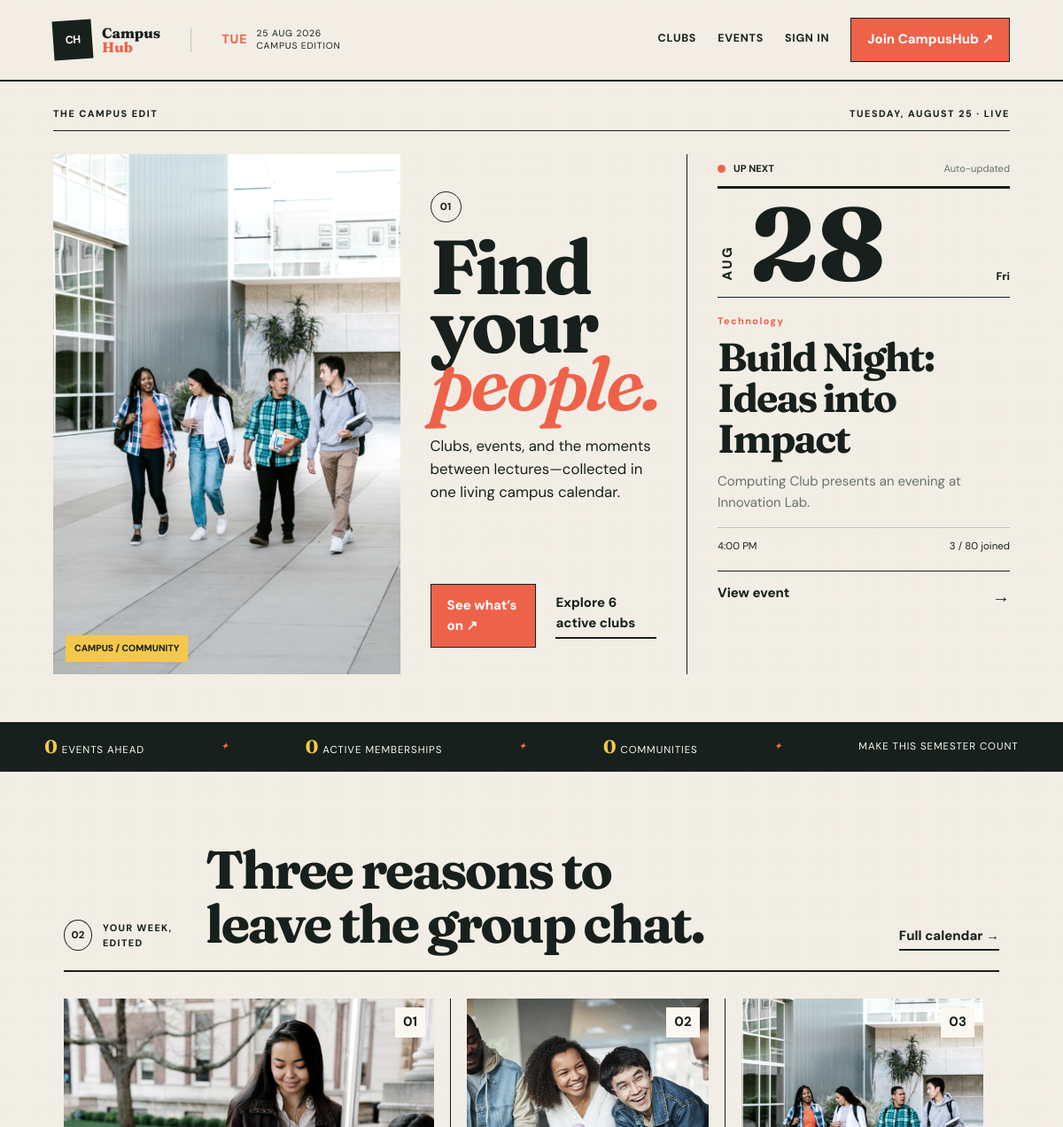
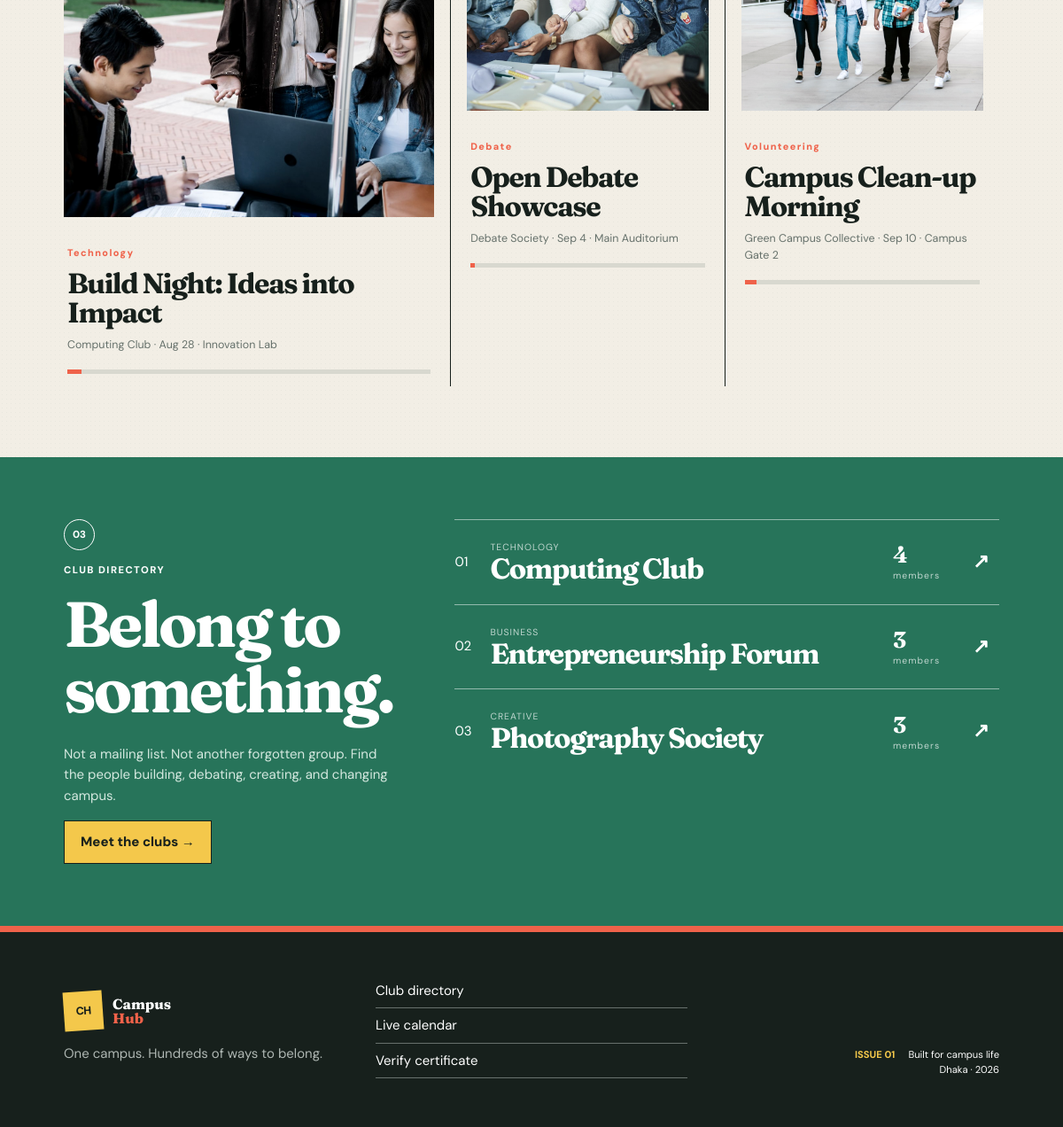
The page / on the database its author committed (2 pictures, top to bottom).
### tables this page shows
CREATE TABLE events (
  event_id BIGINT UNSIGNED AUTO_INCREMENT PRIMARY KEY,
  club_id BIGINT UNSIGNED NOT NULL,
  created_by_user_id BIGINT UNSIGNED NOT NULL,
  title VARCHAR(180) NOT NULL,
  description TEXT NOT NULL,
  event_category VARCHAR(80) NOT NULL,
  event_date DATE NOT NULL,
  start_time TIME NOT NULL,
  end_time TIME NULL,
  venue VARCHAR(180) NOT NULL,
  maximum_participants INT UNSIGNED NOT NULL,
  registration_deadline DATE NULL,
  poster VARCHAR(255) NULL,
  status ENUM('Draft','Upcoming','Ongoing','Completed','Cancelled') NOT NULL DEFAULT 'Draft',
  created_at TIMESTAMP NOT NULL DEFAULT CURRENT_TIMESTAMP,
  updated_at TIMESTAMP NOT NULL DEFAULT CURRENT_TIMESTAMP ON UPDATE CURRENT_TIMESTAMP,
  CONSTRAINT fk_event_club FOREIGN KEY (club_id) REFERENCES clubs(club_id) ON DELETE CASCADE,
  CONSTRAINT fk_event_creator FOREIGN KEY (created_by_user_id) REFERENCES users(user_id),
  CONSTRAINT chk_event_capacity CHECK (maximum_participants > 0),
  CONSTRAINT chk_event_deadline CHECK (registration_deadline IS NULL OR registration_deadline <= event_date),
  INDEX idx_event_discovery (status, event_date, event_category)
);

CREATE TABLE clubs (
  club_id BIGINT UNSIGNED AUTO_INCREMENT PRIMARY KEY,
  club_name VARCHAR(140) NOT NULL UNIQUE,
  description TEXT NOT NULL,
  category VARCHAR(80) NOT NULL,
  logo VARCHAR(255) NULL,
  contact_information VARCHAR(190) NULL,
  status ENUM('Pending','Active','Suspended') NOT NULL DEFAULT 'Pending',
  created_at TIMESTAMP NOT NULL DEFAULT CURRENT_TIMESTAMP,
  INDEX idx_club_category_status (category, status)
);

### includes/functions.php (called while the page is built, shortened)
<?php
function e(?string $value): string
{
    return htmlspecialchars($value ?? '', ENT_QUOTES, 'UTF-8');
}

### config/database.php (called while the page is built, shortened)
<?php
function db(): PDO
{
    static $pdo = null;
    if ($pdo instanceof PDO) {
        return $pdo;
    }
    $dsn = sprintf('mysql:host=%s;port=%s;dbname=%s;charset=utf8mb4', DB_HOST, DB_PORT, DB_NAME);
    try {
        $pdo = new PDO($dsn, DB_USER, DB_PASS, [
            PDO::ATTR_ERRMODE => PDO::ERRMODE_EXCEPTION,
            PDO::ATTR_DEFAULT_FETCH_MODE => PDO::FETCH_ASSOC,
            PDO::ATTR_EMULATE_PREPARES => false,
        ]);
    } catch (PDOException $exception) {
        http_response_code(500);
        exit('Database connection failed. Import database/schema.sql and database/seed.sql in phpMyAdmin, then check config/database.php.');
    }
    return $pdo;
}

### index.php (the view, shortened to what this page needs)
<?php
$stats=['clubs'=>(int)db()->query("SELECT COUNT(*) FROM clubs WHERE status='Active'")->fetchColumn(),'events'=>(int)db()->query("SELECT COUNT(*) FROM events WHERE status='Upcoming' AND event_date>=CURDATE()")->fetchColumn(),'members'=>(int)db()->query("SELECT COUNT(*) FROM club_membership WHERE approval_status='Approved' AND membership_status='Active'")->fetchColumn()];
$featured=db()->query("SELECT e.*,c.club_name,COUNT(er.registration_id) registration_count FROM events e JOIN clubs c ON c.club_id=e.club_id LEFT JOIN event_registration er ON er.event_id=e.event_id AND er.registration_status='Registered' WHERE e.status='Upcoming' AND e.event_date>=CURDATE() GROUP BY e.event_id ORDER BY e.event_date,e.start_time LIMIT 3")->fetchAll();
$clubs=db()->query("SELECT c.*,COUNT(DISTINCT cm.membership_id) member_count,MIN(e.event_date) next_event FROM clubs c LEFT JOIN club_membership cm ON cm.club_id=c.club_id AND cm.approval_status='Approved' LEFT JOIN events e ON e.club_id=c.club_id AND e.status='Upcoming' AND e.event_date>=CURDATE() WHERE c.status='Active' GROUP BY c.club_id ORDER BY member_count DESC LIMIT 3")->fetchAll();
$hero=$featured[0]??null;
$images=['assets/images/campus-study.jpg','assets/images/club-collaboration.jpg','assets/images/campus-walk.jpg'];
$pageTitle='The campus, happening now';require __DIR__.'/includes/header.php';
?>
<section class="front-page">
  <div class="front-kicker"><span>THE CAMPUS EDIT</span><span><?=e(strtoupper(date('l, F j')))?> · LIVE</span></div>
  <div class="lead-grid">
    <article class="lead-story">
      <div class="lead-photo"><img src="assets/images/campus-walk.jpg" alt="Students walking together on campus"><span class="photo-label">CAMPUS / COMMUNITY</span></div>
      <div class="lead-copy"><span class="section-number">01</span><h1>Find your<br><em>people.</em></h1><p>Clubs, events, and the moments between lectures—collected in one living campus calendar.</p><div class="hero-actions"><a class="button button-coral" href="events.php">See what’s on ↗</a><a class="underlined-link" href="clubs.php">Explore <?= $stats['clubs'] ?> active clubs</a></div></div>
    </article>
    <aside class="now-column">
      <div class="now-head"><span class="live-pip"></span><strong>UP NEXT</strong><span>Auto-updated</span></div>
      <?php if($hero):?><div class="date-poster"><span><?=e(strtoupper(date('M',strtotime($hero['event_date']))))?></span><strong><?=e(date('d',strtotime($hero['event_date'])))?></strong><small><?=e(date('D',strtotime($hero['event_date'])))?></small></div><span class="story-tag"><?=e($hero['event_category'])?></span><h2><?=e($hero['title'])?></h2><p><?=e($hero['club_name'])?> presents an evening at <?=e($hero['venue'])?>.</p><div class="rule-meta"><span><?=e(date('g:i A',strtotime($hero['start_time'])))?></span><span><?=(int)$hero['registration_count']?> / <?=(int)$hero['maximum_participants']?> joined</span></div><a class="arrow-link" href="events.php">View event <b>→</b></a><?php endif;?>
    </aside>
  </div>
</section>
<section class="ticker" aria-label="Live campus statistics"><div class="ticker-track"><span><b data-count="<?=$stats['events']?>">0</b> events ahead</span><i>✦</i><span><b data-count="<?=$stats['members']?>">0</b> active memberships</span><i>✦</i><span><b data-count="<?=$stats['clubs']?>">0</b> communities</span><i>✦</i><span>Make this semester count</span></div></section>
<section class="editorial-section">
  <header class="editorial-heading"><div><span class="section-number">02</span><p>YOUR WEEK, EDITED</p></div><h2>Three reasons to<br>leave the group chat.</h2><a class="underlined-link" href="events.php">Full calendar →</a></header>
  <div class="story-grid"><?php foreach($featured as $i=>$event):?><article class="event-story reveal" style="--delay:<?=$i*90?>ms"><div class="story-image"><img src="<?=e($images[$i%count($images)])?>" alt=""><span><?=e(str_pad((string)($i+1),2,'0',STR_PAD_LEFT))?></span></div><div class="story-body"><span class="story-tag"><?=e($event['event_category'])?></span><h3><?=e($event['title'])?></h3><p><?=e($event['club_name'])?> · <?=e(date('M j',strtotime($event['event_date'])))?> · <?=e($event['venue'])?></p><div class="capacity"><span style="width:<?=min(100,round(((int)$event['registration_count']/(int)$event['maximum_participants'])*100))?>%"></span></div></div></article><?php endforeach;?></div>
</section>
<section class="club-spread"><div class="club-spread-intro"><span class="section-number">03</span><p>CLUB DIRECTORY</p><h2>Belong to<br>something.</h2><p>Not a mailing list. Not another forgotten group. Find the people building, debating, creating, and changing campus.</p><a class="button button-sun" href="clubs.php">Meet the clubs →</a></div><div class="club-stack"><?php foreach($clubs as $i=>$club):?><a href="clubs.php" class="club-line"><span>0<?=$i+1?></span><div><small><?=e(strtoupper($club['category']))?></small><h3><?=e($club['club_name'])?></h3></div><div><b><?=(int)$club['member_count']?></b><small>members</small></div><strong>↗</strong></a><?php endforeach;?></div></section>
<?php require __DIR__.'/includes/footer.php';?>

### rows shown on the page
events: event_date "AUG", event_date "28", event_date "Fri", event_category "Technology", title "Build Night: Ideas into Impact", venue "Innovation Lab", start_time "4:00 PM", maximum_participants "80", shows a picture, i "01", club.club_name "Computing Club", event_date "Aug 28"
clubs: club_name "Computing Club", category "TECHNOLOGY", member_count "4"
events: shows a picture, i "02", event_category "Debate", title "Open Debate Showcase", club.club_name "Debate Society", event_date "Sep 4", venue "Main Auditorium"
events: shows a picture, i "03", event_category "Volunteering", title "Campus Clean-up Morning", club.club_name "Green Campus Collective", event_date "Sep 10", venue "Campus Gate 2"
clubs: category "BUSINESS", club_name "Entrepreneurship Forum", member_count "3"
clubs: category "CREATIVE", club_name "Photography Society", member_count "3"

### other values the page prints
$stats['clubs'] "6"
$hero['registration_count'] "3"
